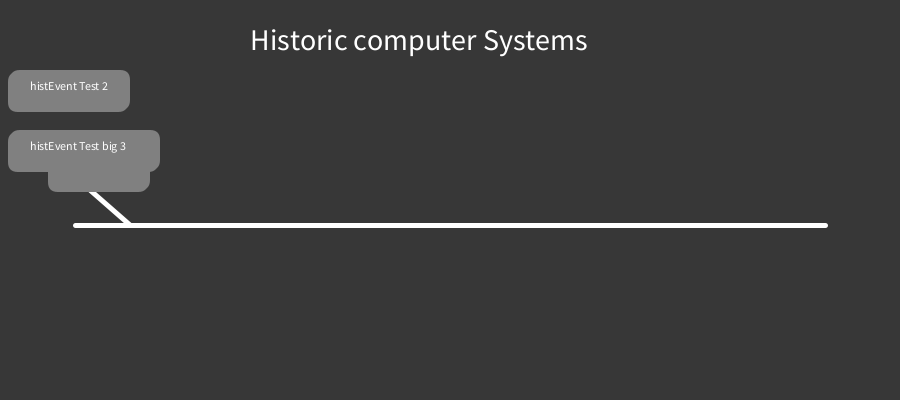
Frame 1 (no input)
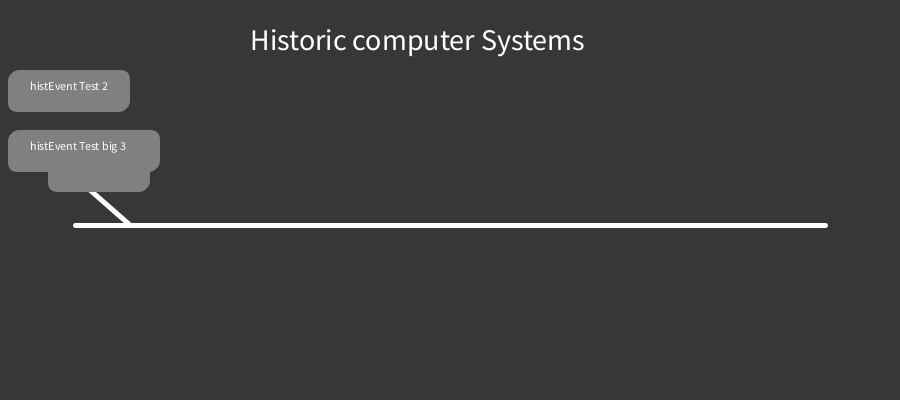
Frame 60 (the mouse pressed at the canvas centre just before this capture)
Frame 120 (the mouse held since frame 60 and released just before this capture): identical to frame 60, image omitted

The Processing sketch that drew these frames (run headless with seeded random() and noise(); from frame 60 on, the mouse is pressed at the canvas centre):

// Processing sketch: history_programing
// ── history_programing.pde
void setup(){
  size(900,400);
}
void draw(){
  background(55);
  fill(255);
  textSize(30);
  text("Historic computer Systems", 250,50);
  stroke(255);
  strokeWeight(5);
  line(75,225,825,225);
  histEvent("ENIAC: 1946",50,150,100,40);
  histEvent("histEvent Test 2",10,70,120,40);
  histEvent("histEvent Test big 3",10,130,150,40);


}
void histEvent(String bText, int x, int y, int w, int h){
  line(x+40,y+40,x+80,y+75);
  noStroke();
  fill(128);
  rect(x-2,y+2,w,h,10);
  fill(128);
  rect(x,y,w,h,10);
  fill(255);
  textSize(12);
  text(bText, x+20, y+20);
  
  
}
